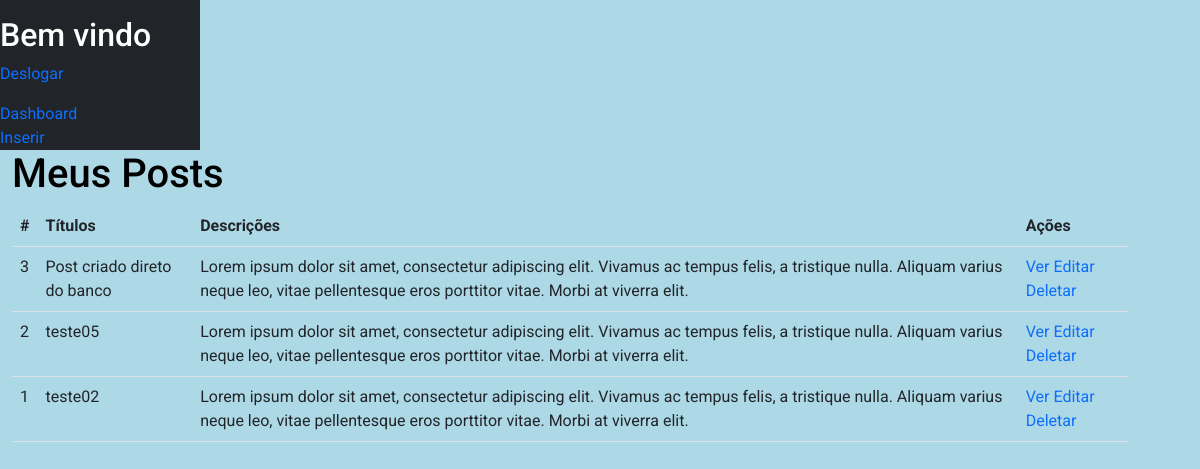
The page /admin/view2.php (signed in) on the database its author committed.
### tables this page shows
CREATE TABLE `posts` (
  `id` int(11) NOT NULL,
  `title` varchar(30) NOT NULL,
  `description` longtext NOT NULL,
  `data` date NOT NULL,
  `image` varchar(150) NOT NULL
);

### admin/view2.php (the view, shortened to what this page needs)
<?php
include('../config/connection.php');
$stmt = $connect->prepare("SELECT * FROM posts ORDER BY id DESC");
$stmt->execute();
$results = $stmt->fetchALL(PDO::FETCH_ASSOC);
?>
<?php  include "header.php"; ?>
	<nav id="sidebarMenu" class="col-md-3 col-lg-2 text-white bg-dark pt-3">
        <h2>Bem vindo</h2>
        <p><a href="?sair">Deslogar</a></p>
            <ul class="nav flex-column">
               	<li class="nav-item">
                    <a href="" class="nav-item">Dashboard</a>
                </li>
                <li class="nav-item">
                    <a href="" class="nav-item">Inserir</a>
                </li>
            </ul>
    </nav>
	<main class="col-md-9 col-lg-10">
		<div class="container">
			<h1 id="main-title">Meus Posts</h1>
				<table class="table" id="contacts-table">
					<thead>
						<tr>
							<th scope="col">#</th>
							<th scope="col">Títulos</th>
							<th scope="col">Descrições</th>
							<th scope="col">Ações</th>
						</tr>
					</thead>
					<tbody>
						<?php foreach ($results as $post): ?>
							<tr>
								<td scope="row"><?=$post["id"]?></td>
								<td scope="row"><?=$post["title"]?></td>
								<td scope="row"><?=$post["description"]?></td>
								<td class="actions">
									<a href="viewBlog.php?id=<?= $post["id"] ?>">
										Ver
									</a>
									<a href="editar.php?id=<?=$post["id"]?>">
										Editar
									</a>
									<a href="delete.php?id=<?=$post["id"]?>">
										Deletar
									</a>
								</td>
							</tr>
						<?php endforeach; ?>
					</tbody>
				</table>
<?php  include "footer.php"; ?>

### css/style.css (style rules this page uses)
body { background-color: #ADD8E6; color: black; }
* { font-family: 'Roboto', sans-serif; margin: 0; padding: 0; }
html { scroll-behavior: smooth; }
a { text-decoration: none; }
.container { width: 1170px; margin: 0 auto; }

### rows shown on the page
posts: id "3", title "Post criado direto do banco", description "Lorem ipsum dolor sit amet, consectetur adipiscing elit. Vivamus ac tempus felis, a tristique nulla. Aliquam varius neque leo, vitae pellentesque eros porttitor vitae. Morbi at viverra elit."
posts: id "2", title "teste05", description "Lorem ipsum dolor sit amet, consectetur adipiscing elit. Vivamus ac tempus felis, a tristique nulla. Aliquam varius neque leo, vitae pellentesque eros porttitor vitae. Morbi at viverra elit."
posts: id "1", title "teste02", description "Lorem ipsum dolor sit amet, consectetur adipiscing elit. Vivamus ac tempus felis, a tristique nulla. Aliquam varius neque leo, vitae pellentesque eros porttitor vitae. Morbi at viverra elit."
